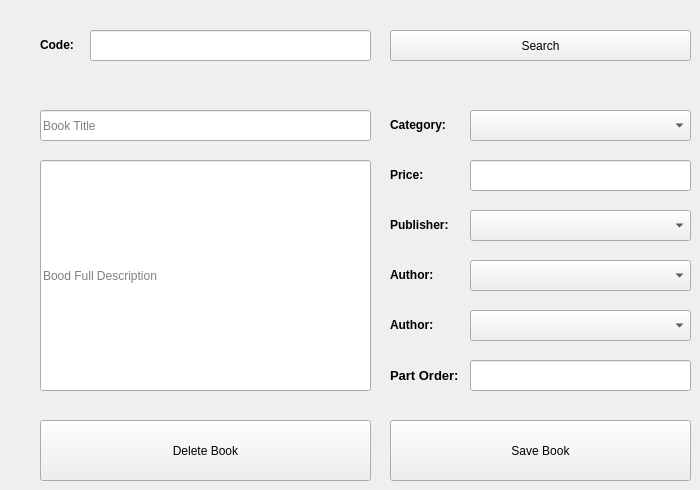
      <widget class="QWidget" name="tab_10">
       <attribute name="title">
        <string>Edit Or Delete Book</string>
       </attribute>
       <widget class="QLabel" name="label_10">
        <property name="geometry">
         <rect>
          <x>390</x>
          <y>210</y>
          <width>71</width>
          <height>31</height>
         </rect>
        </property>
        <property name="text">
         <string>&lt;html&gt;&lt;head/&gt;&lt;body&gt;&lt;p&gt;&lt;span style=&quot; font-weight:600;&quot;&gt;Publisher:&lt;/span&gt;&lt;/p&gt;&lt;/body&gt;&lt;/html&gt;</string>
        </property>
       </widget>
       <widget class="QLineEdit" name="lineEdit_6">
        <property name="geometry">
         <rect>
          <x>470</x>
          <y>360</y>
          <width>221</width>
          <height>31</height>
         </rect>
        </property>
       </widget>
       <widget class="QLineEdit" name="lineEdit_7">
        <property name="geometry">
         <rect>
          <x>40</x>
          <y>160</y>
          <width>331</width>
          <height>231</height>
         </rect>
        </property>
        <property name="placeholderText">
         <string>Bood Full Description</string>
        </property>
       </widget>
       <widget class="QLineEdit" name="lineEdit_8">
        <property name="geometry">
         <rect>
          <x>40</x>
          <y>110</y>
          <width>331</width>
          <height>31</height>
         </rect>
        </property>
        <property name="text">
         <string/>
        </property>
        <property name="placeholderText">
         <string>Book Title</string>
        </property>
       </widget>
       <widget class="QLabel" name="label_11">
        <property name="geometry">
         <rect>
          <x>40</x>
          <y>30</y>
          <width>71</width>
          <height>31</height>
         </rect>
        </property>
        <property name="text">
         <string>&lt;html&gt;&lt;head/&gt;&lt;body&gt;&lt;p&gt;&lt;span style=&quot; font-weight:600;&quot;&gt;Code:&lt;/span&gt;&lt;/p&gt;&lt;/body&gt;&lt;/html&gt;</string>
        </property>
       </widget>
       <widget class="QLineEdit" name="lineEdit_9">
        <property name="geometry">
         <rect>
          <x>470</x>
          <y>160</y>
          <width>221</width>
          <height>31</height>
         </rect>
        </property>
       </widget>
       <widget class="QLabel" name="label_12">
        <property name="geometry">
         <rect>
          <x>390</x>
          <y>360</y>
          <width>71</width>
          <height>31</height>
         </rect>
        </property>
        <property name="text">
         <string>&lt;html&gt;&lt;head/&gt;&lt;body&gt;&lt;p&gt;&lt;span style=&quot; font-size:10pt; font-weight:600;&quot;&gt;Part Order:&lt;/span&gt;&lt;/p&gt;&lt;/body&gt;&lt;/html&gt;</string>
        </property>
       </widget>
       <widget class="QLabel" name="label_13">
        <property name="geometry">
         <rect>
          <x>390</x>
          <y>260</y>
          <width>71</width>
          <height>31</height>
         </rect>
        </property>
        <property name="text">
         <string>&lt;html&gt;&lt;head/&gt;&lt;body&gt;&lt;p&gt;&lt;span style=&quot; font-weight:600;&quot;&gt;Author:&lt;/span&gt;&lt;/p&gt;&lt;/body&gt;&lt;/html&gt;</string>
        </property>
       </widget>
       <widget class="QComboBox" name="comboBox_4">
        <property name="geometry">
         <rect>
          <x>470</x>
          <y>110</y>
          <width>221</width>
          <height>31</height>
         </rect>
        </property>
       </widget>
       <widget class="QLabel" name="label_14">
        <property name="geometry">
         <rect>
          <x>390</x>
          <y>310</y>
          <width>71</width>
          <height>31</height>
         </rect>
        </property>
        <property name="text">
         <string>&lt;html&gt;&lt;head/&gt;&lt;body&gt;&lt;p&gt;&lt;span style=&quot; font-weight:600;&quot;&gt;Author:&lt;/span&gt;&lt;/p&gt;&lt;/body&gt;&lt;/html&gt;</string>
        </property>
       </widget>
       <widget class="QComboBox" name="comboBox_8">
        <property name="geometry">
         <rect>
          <x>470</x>
          <y>310</y>
          <width>221</width>
          <height>31</height>
         </rect>
        </property>
       </widget>
       <widget class="QComboBox" name="comboBox_9">
        <property name="geometry">
         <rect>
          <x>470</x>
          <y>210</y>
          <width>221</width>
          <height>31</height>
         </rect>
        </property>
       </widget>
       <widget class="QLineEdit" name="lineEdit_10">
        <property name="geometry">
         <rect>
          <x>90</x>
          <y>30</y>
          <width>281</width>
          <height>31</height>
         </rect>
        </property>
       </widget>
       <widget class="QComboBox" name="comboBox_10">
        <property name="geometry">
         <rect>
          <x>470</x>
          <y>260</y>
          <width>221</width>
          <height>31</height>
         </rect>
        </property>
       </widget>
       <widget class="QLabel" name="label_15">
        <property name="geometry">
         <rect>
          <x>390</x>
          <y>110</y>
          <width>71</width>
          <height>31</height>
         </rect>
        </property>
        <property name="text">
         <string>&lt;html&gt;&lt;head/&gt;&lt;body&gt;&lt;p&gt;&lt;span style=&quot; font-weight:600;&quot;&gt;Category:&lt;/span&gt;&lt;/p&gt;&lt;/body&gt;&lt;/html&gt;</string>
        </property>
       </widget>
       <widget class="QLabel" name="label_16">
        <property name="geometry">
         <rect>
          <x>390</x>
          <y>160</y>
          <width>71</width>
          <height>31</height>
         </rect>
        </property>
        <property name="text">
         <string>&lt;html&gt;&lt;head/&gt;&lt;body&gt;&lt;p&gt;&lt;span style=&quot; font-weight:600;&quot;&gt;Price:&lt;/span&gt;&lt;/p&gt;&lt;/body&gt;&lt;/html&gt;</string>
        </property>
       </widget>
       <widget class="QPushButton" name="pushButton_11">
        <property name="geometry">
         <rect>
          <x>390</x>
          <y>30</y>
          <width>301</width>
          <height>31</height>
         </rect>
        </property>
        <property name="text">
         <string>Search</string>
        </property>
       </widget>
       <widget class="QPushButton" name="pushButton_12">
        <property name="geometry">
         <rect>
          <x>390</x>
          <y>420</y>
          <width>301</width>
          <height>61</height>
         </rect>
        </property>
        <property name="text">
         <string>Save Book</string>
        </property>
       </widget>
       <widget class="QPushButton" name="pushButton_13">
        <property name="geometry">
         <rect>
          <x>40</x>
          <y>420</y>
          <width>331</width>
          <height>61</height>
         </rect>
        </property>
        <property name="text">
         <string>Delete Book</string>
        </property>
       </widget>
      </widget>
